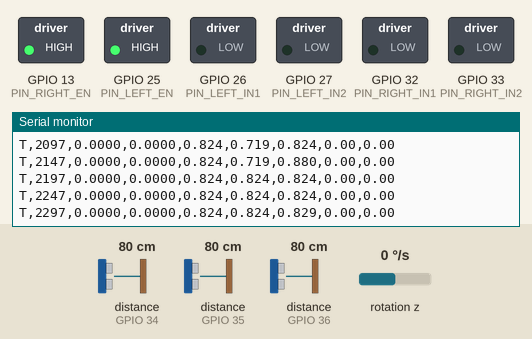
Simulated run of this program. Board: ESP32. Shown: switched loads named in the program (green lamp = pin HIGH), the last lines printed to the serial monitor. Wiring (inferred from the names in the program): 3 × ultrasonic range finder: trigger GPIO 4, echo GPIO 36 / trigger GPIO 16, echo GPIO 34 / trigger GPIO 17, echo GPIO 35; MPU-6050 motion sensor at I2C address 0x68. Inputs (shaded band) come from the test bench; at power-on: distance to the obstacle (sensors on GPIO 34, GPIO 35, GPIO 36) 80 cm, rotation z 0 °/s. The echo pulse lasts 58.3 µs per cm; pins used as bus, display or sensor lines are not drawn.

Above: at 2.3 s.
2.4 s: distance to the obstacle (sensor on GPIO 34) set to 2 cm
At 2.58 s:
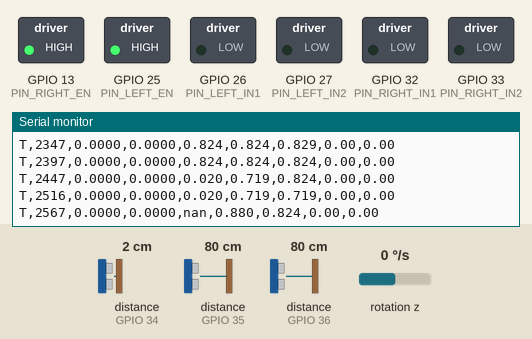
4.4 s: distance to the obstacle (sensor on GPIO 35) set to 2 cm
At 4.83 s:
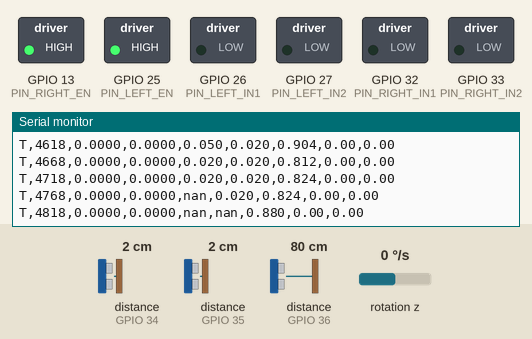
6.5 s: distance to the obstacle (sensor on GPIO 36) set to 2 cm
At 7.29 s:
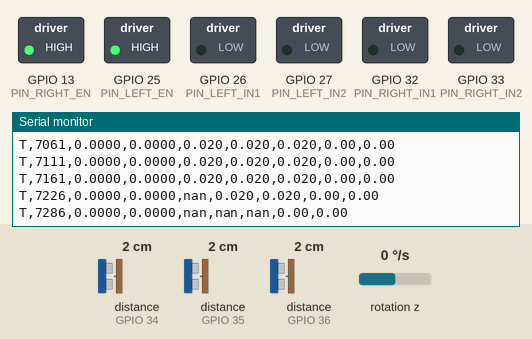
8.8 s: distance to the obstacle (sensor on GPIO 34) set to 9 cm
At 9.06 s:
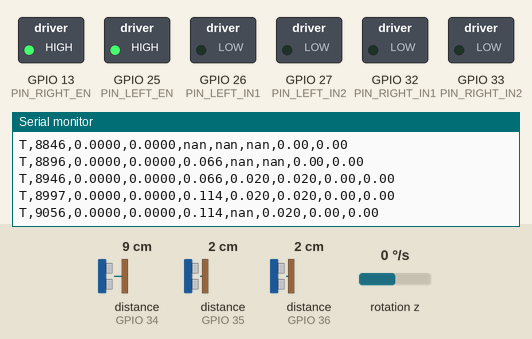
Timing chart, 0 to 11.6 s (numbered marks = the images above; inputs shaded):
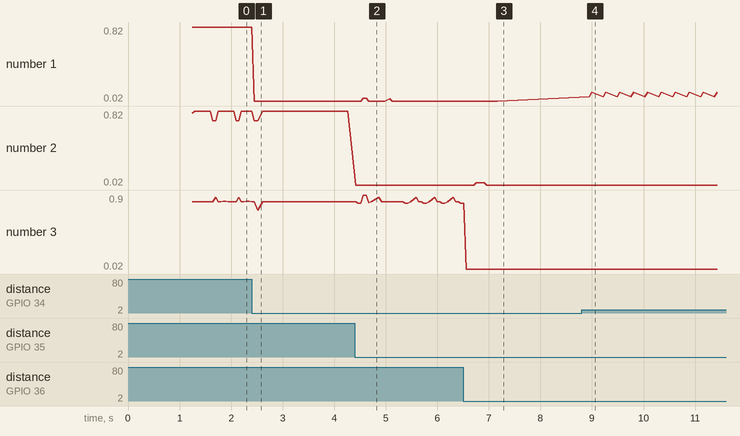

The program:

main.cpp
```cpp
// ESP32 MOTOR + SENSOR CONTROLLER for the VisionDetection delivery robot.
//
// The Raspberry Pi asks for a speed per side; this board makes it happen and
// stays safe on its own:
//   * OPEN-LOOP motor speed (no wheel encoders): requested speed -> PWM duty
//     through the calibrated model in robot_config.h
//   * gyro heading hold so equal left/right requests drive straight
//   * 3 x HC-SR04 ultrasonic (trigger/echo), fired one at a time on core 0
//   * MPU-6050 gyro Z: bias calibrated at boot, integrated heading
//   * WATCHDOG: no valid command for COMMAND_TIMEOUT_MS -> brake, zero targets
//   * any malformed line -> brake immediately until the next valid command
//
// Protocol (text lines, 115200 baud):
//   Pi -> ESP32   C,<seq>,<left_mps>,<right_mps>
//   ESP32 -> Pi   T,<ms>,<estL_m>,<estR_m>,<rangeL_m>,<rangeC_m>,<rangeR_m>,<gyroZ_dps>,<heading_deg>
//                 estL/estR: ESTIMATED cumulative travel per side in metres,
//                 integrated from the speed this board applied (not measured).
//                 Missing/out-of-range/stale values are "nan", never 0.
//                 Lines starting with '#' are diagnostics.
//
// Non-blocking main loop on core 1; only the ultrasonic task (pulseIn) blocks,
// and it runs on core 0 so it cannot delay the speed loop or the watchdog.

#include <Arduino.h>
#include <Wire.h>
#include <esp_arduino_version.h>
#include <math.h>
#include "pins.h"
#include "robot_config.h"

constexpr uint32_t PWM_MAX = (1u << PWM_RESOLUTION_BITS) - 1;

// ============================== PWM =========================================
// PlatformIO's espressif32 platform ships Arduino-ESP32 2.x (channel API);
// the Arduino IDE may use 3.x (pin API). Support both.
static void pwmAttach(uint8_t pin, uint8_t channel) {
#if ESP_ARDUINO_VERSION_MAJOR >= 3
  (void)channel;
  ledcAttach(pin, PWM_FREQUENCY_HZ, PWM_RESOLUTION_BITS);
#else
  ledcSetup(channel, PWM_FREQUENCY_HZ, PWM_RESOLUTION_BITS);
  ledcAttachPin(pin, channel);
#endif
}

static void pwmWrite(uint8_t pin, uint8_t channel, uint32_t duty) {
#if ESP_ARDUINO_VERSION_MAJOR >= 3
  (void)channel;
  ledcWrite(pin, duty);
#else
  (void)pin;
  ledcWrite(channel, duty);
#endif
}

// ============================== MOTORS ======================================
struct Side {
  uint8_t enPin, in1Pin, in2Pin, channel;
  bool invert;
  float target;    // Requested by the Pi (m/s, signed).
  float setpoint;  // Ramped toward target.
  float applied;   // Speed the open-loop model expects right now (0 when braking).
  float travel;    // ESTIMATED cumulative travel, metres (integral of applied).

  // Explicit constructor: Arduino-ESP32 2.x compiles as C++11, where a struct
  // with member initializers cannot be brace-initialized as an aggregate.
  Side(uint8_t en, uint8_t in1, uint8_t in2, uint8_t ch, bool inv)
      : enPin(en), in1Pin(in1), in2Pin(in2), channel(ch), invert(inv), target(0),
        setpoint(0), applied(0), travel(0) {}
};

Side leftSide(PIN_LEFT_EN, PIN_LEFT_IN1, PIN_LEFT_IN2, PWM_CHANNEL_LEFT, LEFT_MOTOR_INVERT);
Side rightSide(PIN_RIGHT_EN, PIN_RIGHT_IN1, PIN_RIGHT_IN2, PWM_CHANNEL_RIGHT, RIGHT_MOTOR_INVERT);

void brake(Side &s) {
  // L298N fast stop: both inputs at the same level with EN high.
  digitalWrite(s.in1Pin, LOW);
  digitalWrite(s.in2Pin, LOW);
  pwmWrite(s.enPin, s.channel, PWM_MAX);
  s.applied = 0;
}

// Open-loop: drive at `speed` m/s (signed) and return the speed the model
// expects, which is capped at what full duty can deliver.
float drive(Side &s, float speed) {
  if (fabsf(speed) < 1e-3f) {
    brake(s);
    return 0;
  }
  int8_t dir = speed > 0 ? 1 : -1;
  bool forwardPins = (dir > 0) != s.invert;
  digitalWrite(s.in1Pin, forwardPins ? HIGH : LOW);
  digitalWrite(s.in2Pin, forwardPins ? LOW : HIGH);
  float effort = fminf(fabsf(speed) / SPEED_AT_FULL_DUTY_MPS, 1.0f);
  float duty = MIN_DUTY + (1.0f - MIN_DUTY) * effort;
  pwmWrite(s.enPin, s.channel, (uint32_t)(duty * PWM_MAX));
  return dir * effort * SPEED_AT_FULL_DUTY_MPS;
}

void stopNow(Side &s) {
  s.target = 0;
  s.setpoint = 0;
  brake(s);
}

// correction: heading-hold adjustment in m/s added to this side's setpoint.
void updateSide(Side &s, float dt, float correction) {
  // Ramp the setpoint within acceleration/deceleration limits.
  bool speedingUp = fabsf(s.target) > fabsf(s.setpoint) && s.target * s.setpoint >= 0;
  float step = (speedingUp ? MAX_ACCEL_MPS2 : MAX_DECEL_MPS2) * dt;
  if (s.target > s.setpoint) s.setpoint = fminf(s.target, s.setpoint + step);
  else s.setpoint = fmaxf(s.target, s.setpoint - step);

  float speed = s.setpoint + correction;
  // Stopping, or a correction that would reverse this side: hold with the brake.
  if (fabsf(s.setpoint) < 0.005f || speed * s.setpoint <= 0) {
    brake(s);
  } else {
    s.applied = drive(s, speed);
  }
  s.travel += s.applied * dt;
}

// Hold the gyro heading captured when a straight move starts. Returns the
// correction for the LEFT side (the right side gets the negative). Heading
// grows when turning left, so drifting left speeds up the left side.
bool headingHeld = false;
float headingTargetDeg = 0;

float headingCorrection(float headingDeg, bool imuOk) {
  bool straightForward = leftSide.target > 0 && leftSide.target == rightSide.target;
  if (!straightForward || !imuOk || isnan(headingDeg) || HEADING_HOLD_MPS_PER_DEG <= 0) {
    headingHeld = false;
    return 0;
  }
  if (!headingHeld) {
    headingHeld = true;
    headingTargetDeg = headingDeg;
  }
  float error = headingDeg - headingTargetDeg;
  while (error > 180.0f) error -= 360.0f;
  while (error <= -180.0f) error += 360.0f;
  return constrain(HEADING_HOLD_MPS_PER_DEG * error, -HEADING_HOLD_MAX_MPS, HEADING_HOLD_MAX_MPS);
}

// ============================ ULTRASONIC ====================================
portMUX_TYPE rangeMux = portMUX_INITIALIZER_UNLOCKED;
float rangeMetres[3] = {NAN, NAN, NAN};
uint32_t rangeAtMs[3] = {0, 0, 0};

void ultrasonicTask(void *) {
  TickType_t wake = xTaskGetTickCount();
  int sensor = 0;
  for (;;) {
    uint8_t trig = PIN_US_TRIG[sensor], echo = PIN_US_ECHO[sensor];
    digitalWrite(trig, LOW);
    delayMicroseconds(4);
    digitalWrite(trig, HIGH);
    delayMicroseconds(ULTRASONIC_TRIGGER_US);
    digitalWrite(trig, LOW);
    unsigned long echoUs = pulseIn(echo, HIGH, ULTRASONIC_TIMEOUT_US);
    float metres = NAN;  // No echo / timeout: unknown, never 0.
    if (echoUs > 0) {
      metres = echoUs * 1e-6f * SPEED_OF_SOUND_MPS / 2.0f;
      if (metres < ULTRASONIC_MIN_M || metres > ULTRASONIC_MAX_M) metres = NAN;
    }
    portENTER_CRITICAL(&rangeMux);
    rangeMetres[sensor] = metres;
    rangeAtMs[sensor] = millis();
    portEXIT_CRITICAL(&rangeMux);
    sensor = (sensor + 1) % 3;
    vTaskDelayUntil(&wake, pdMS_TO_TICKS(ULTRASONIC_PERIOD_MS));  // One at a time.
  }
}

float readRange(int i, uint32_t nowMs) {
  portENTER_CRITICAL(&rangeMux);
  float metres = rangeMetres[i];
  uint32_t at = rangeAtMs[i];
  portEXIT_CRITICAL(&rangeMux);
  if (at == 0 || nowMs - at > RANGE_REPORT_MAX_AGE_MS) return NAN;
  return metres;
}

// ============================== IMU =========================================
bool imuOk = false;
float gyroBiasDps = 0;
float gyroZDps = NAN;
float headingDeg = 0;
int imuFailures = 0;

bool mpuWrite(uint8_t reg, uint8_t value) {
  Wire.beginTransmission(MPU_ADDRESS);
  Wire.write(reg);
  Wire.write(value);
  return Wire.endTransmission() == 0;
}

bool mpuReadGyroZRaw(int16_t &raw) {
  Wire.beginTransmission(MPU_ADDRESS);
  Wire.write(0x47);  // GYRO_ZOUT_H
  if (Wire.endTransmission(false) != 0) return false;
  if (Wire.requestFrom((int)MPU_ADDRESS, 2) != 2) return false;
  raw = (int16_t)((Wire.read() << 8) | Wire.read());
  return true;
}

constexpr float GYRO_LSB_PER_DPS = 131.0f;  // +/-250 dps range.

bool imuBegin() {
  Wire.begin(PIN_I2C_SDA, PIN_I2C_SCL, 400000);
  if (!mpuWrite(0x6B, 0x01)) return false;  // Wake, PLL on gyro X.
  delay(50);
  if (!mpuWrite(0x1A, 0x03)) return false;  // DLPF ~44 Hz.
  if (!mpuWrite(0x1B, 0x00)) return false;  // +/-250 dps.
  delay(100);
  for (int attempt = 1; attempt <= IMU_CALIBRATION_ATTEMPTS; attempt++) {
    double sum = 0, sumSquares = 0;
    int good = 0;
    for (int i = 0; i < IMU_CALIBRATION_SAMPLES; i++) {
      int16_t raw;
      if (mpuReadGyroZRaw(raw)) {
        float dps = raw / GYRO_LSB_PER_DPS;
        sum += dps;
        sumSquares += dps * dps;
        good++;
      }
      delay(2);
    }
    if (good < IMU_CALIBRATION_SAMPLES * 9 / 10) return false;
    float mean = sum / good;
    float stdDev = sqrtf(fmaxf(0, sumSquares / good - mean * mean));
    if (stdDev <= IMU_STILL_MAX_STD_DPS) {
      gyroBiasDps = mean;
      Serial.printf("# imu calibrated bias=%.3f dps std=%.3f\n", mean, stdDev);
      return true;
    }
    Serial.printf("# imu moving during calibration (std=%.3f), retry %d\n", stdDev, attempt);
  }
  return false;
}

void updateImu(float dt) {
  if (!imuOk) return;
  int16_t raw;
  if (!mpuReadGyroZRaw(raw)) {
    if (++imuFailures >= IMU_MAX_CONSECUTIVE_FAILURES) {
      gyroZDps = NAN;  // The Pi treats a missing gyro as STOP.
      headingDeg = NAN;
    }
    return;
  }
  imuFailures = 0;
  float dps = raw / GYRO_LSB_PER_DPS - gyroBiasDps;
  if (IMU_Z_INVERT) dps = -dps;
  gyroZDps = dps;
  if (isnan(headingDeg)) return;  // A gap makes the heading unrecoverable until reboot.
  headingDeg += dps * dt;
  while (headingDeg > 180.0f) headingDeg -= 360.0f;
  while (headingDeg <= -180.0f) headingDeg += 360.0f;
}

// ============================ PROTOCOL ======================================
uint32_t lastValidCommandMs = 0;
bool commandValid = false;  // False at boot, after a timeout and after bad input.
char lineBuffer[MAX_LINE_LENGTH + 1];
size_t lineLength = 0;
bool lineOverflow = false;

void rejectInput() {
  // Malformed input: stop now; the next valid command resumes control.
  commandValid = false;
  stopNow(leftSide);
  stopNow(rightSide);
}

bool parseFloat(const char *text, float &value) {
  char *end;
  value = strtof(text, &end);
  return end != text && *end == '\0' && isfinite(value);
}

void handleLine(char *line) {
  // Exactly: C,<seq>,<left_mps>,<right_mps>
  char *fields[5];
  int count = 0;
  for (char *token = strtok(line, ","); token && count < 5; token = strtok(nullptr, ",")) {
    fields[count++] = token;
  }
  if (count != 4 || strcmp(fields[0], "C") != 0) return rejectInput();
  char *end;
  long seq = strtol(fields[1], &end, 10);
  if (end == fields[1] || *end != '\0' || seq < 0) return rejectInput();
  float left, right;
  if (!parseFloat(fields[2], left) || !parseFloat(fields[3], right)) return rejectInput();
  if (fabsf(left) > COMMAND_SANITY_MPS || fabsf(right) > COMMAND_SANITY_MPS) return rejectInput();
  leftSide.target = constrain(left, -MAX_SPEED_MPS, MAX_SPEED_MPS);
  rightSide.target = constrain(right, -MAX_SPEED_MPS, MAX_SPEED_MPS);
  lastValidCommandMs = millis();
  commandValid = true;
}

void readSerial() {
  while (Serial.available()) {
    char c = (char)Serial.read();
    if (c == '\r') continue;
    if (c == '\n') {
      if (lineOverflow) rejectInput();
      else if (lineLength > 0) {
        lineBuffer[lineLength] = '\0';
        handleLine(lineBuffer);
      }
      lineLength = 0;
      lineOverflow = false;
    } else if (lineLength < MAX_LINE_LENGTH) {
      lineBuffer[lineLength++] = c;
    } else {
      lineOverflow = true;
    }
  }
}

void appendValue(char *buffer, size_t size, float value, int decimals) {
  size_t used = strlen(buffer);
  if (isnan(value) || isinf(value)) snprintf(buffer + used, size - used, ",nan");
  else snprintf(buffer + used, size - used, ",%.*f", decimals, value);
}

void sendTelemetry(uint32_t nowMs) {
  char line[160];
  snprintf(line, sizeof(line), "T,%lu", (unsigned long)nowMs);
  appendValue(line, sizeof(line), leftSide.travel, 4);  // Estimated, metres.
  appendValue(line, sizeof(line), rightSide.travel, 4);
  for (int i = 0; i < 3; i++) appendValue(line, sizeof(line), readRange(i, nowMs), 3);
  appendValue(line, sizeof(line), imuOk ? gyroZDps : NAN, 2);
  appendValue(line, sizeof(line), imuOk ? headingDeg : NAN, 2);
  Serial.println(line);
}

// ============================== MAIN ========================================
void setupSide(Side &s) {
  pinMode(s.in1Pin, OUTPUT);
  pinMode(s.in2Pin, OUTPUT);
  pwmAttach(s.enPin, s.channel);
  brake(s);
}

void setup() {
  Serial.begin(SERIAL_BAUD);
  setupSide(leftSide);  // Motors braked before anything else.
  setupSide(rightSide);
  for (int i = 0; i < 3; i++) {
    pinMode(PIN_US_TRIG[i], OUTPUT);
    digitalWrite(PIN_US_TRIG[i], LOW);
    pinMode(PIN_US_ECHO[i], INPUT);
  }
  Serial.println("# esp32_robot booting; keep the robot still for gyro calibration");
  imuOk = imuBegin();
  if (!imuOk) Serial.println("# imu FAILED: gyro reported as nan, the Pi will not drive");
  xTaskCreatePinnedToCore(ultrasonicTask, "ultrasonic", 4096, nullptr, 1, nullptr, 0);
  Serial.println("# esp32_robot ready (open-loop speed, no encoders)");
}

void loop() {
  static uint32_t lastControlMs = millis(), lastImuMs = millis(), lastTelemetryMs = 0;
  readSerial();
  uint32_t nowMs = millis();

  if (commandValid && nowMs - lastValidCommandMs >= COMMAND_TIMEOUT_MS) {
    commandValid = false;  // Watchdog: the Pi went quiet.
    stopNow(leftSide);     // Brake now, not at the next control tick.
    stopNow(rightSide);
    Serial.println("# watchdog: no command, braking");
  }
  if (!commandValid) {
    leftSide.target = 0;
    rightSide.target = 0;
  }
  if (nowMs - lastImuMs >= IMU_PERIOD_MS) {
    updateImu((nowMs - lastImuMs) / 1000.0f);
    lastImuMs = nowMs;
  }
  if (nowMs - lastControlMs >= CONTROL_PERIOD_MS) {
    float dt = (nowMs - lastControlMs) / 1000.0f;
    lastControlMs = nowMs;
    if (!commandValid) {
      stopNow(leftSide);  // Watchdog / bad input: brake now, no ramp.
      stopNow(rightSide);
      headingCorrection(NAN, false);  // Forget the held heading.
    } else {
      float correction = headingCorrection(headingDeg, imuOk);
      updateSide(leftSide, dt, correction);
      updateSide(rightSide, dt, -correction);
    }
  }
  if (nowMs - lastTelemetryMs >= TELEMETRY_PERIOD_MS) {
    lastTelemetryMs = nowMs;
    sendTelemetry(nowMs);
  }
}
```

pins.h
```cpp
// PIN MAP: ESP32-WROOM-32 DevKit, 30-PIN version (USB-C, CP2102).
// The single source of wiring truth; WIRING.md has the same table.
//
// Every pin below is broken out on the 30-pin board.
// Avoided: 6-11 (SPI flash, not broken out on the 30-pin board),
//          0/2/5/12/15 (boot strapping), 1/3 (USB serial to the Pi),
//          14 (spare; outputs PWM during boot).
// 34/35/36/39 are INPUT-ONLY with no internal pull-ups: ideal for HC-SR04
// Echo, which drives the line itself (through the 1k/2k voltage divider).
#pragma once
#include <stdint.h>

// ---- L298N #1 = LEFT pair, L298N #2 = RIGHT pair -------------------------
// Each side's two motors share one set of signals: wire the ESP32 EN pin to
// BOTH ENA and ENB of that side's L298N, IN1 to IN1+IN3, IN2 to IN2+IN4.
// Add a 10 kOhm pull-down from each EN pin to GND so motors stay off while the
// ESP32 boots (pins float until setup() runs).
constexpr uint8_t PIN_LEFT_EN = 25;    // PWM (LEDC)
constexpr uint8_t PIN_LEFT_IN1 = 26;
constexpr uint8_t PIN_LEFT_IN2 = 27;
constexpr uint8_t PIN_RIGHT_EN = 13;   // PWM (LEDC)
constexpr uint8_t PIN_RIGHT_IN1 = 32;
constexpr uint8_t PIN_RIGHT_IN2 = 33;

// ---- 3 x HC-SR04 ultrasonic, 5 V supply ------------------------------------
// Index order is the protocol order: 0 = left, 1 = centre, 2 = right.
// Trig: 3.3 V from the ESP32 is enough for the HC-SR04 trigger input.
// Echo: the HC-SR04 outputs 5 V. ALWAYS use a divider (1 kOhm from Echo,
// 2 kOhm to GND, ESP32 pin at the junction -> 3.3 V). 5 V damages the ESP32.
constexpr uint8_t PIN_US_TRIG[3] = {16, 17, 4};
constexpr uint8_t PIN_US_ECHO[3] = {34, 35, 36};  // 36 is labelled VP on the board

// ---- MPU-6050 (GY-521) over I2C, VCC from 3.3 V --------------------------
constexpr uint8_t PIN_I2C_SDA = 21;
constexpr uint8_t PIN_I2C_SCL = 22;

// Spare: 39 (VN, input-only), 14, 18, 19, 23.
```

Source omitted: robot_config.h (5016 bytes)

Measured:
- after the input at 2.4 s, the serial monitor: prints a new line after 0.05 s (image 1)
- plotted number 1: 0.82 → 0.02 after the input at 2.4 s
